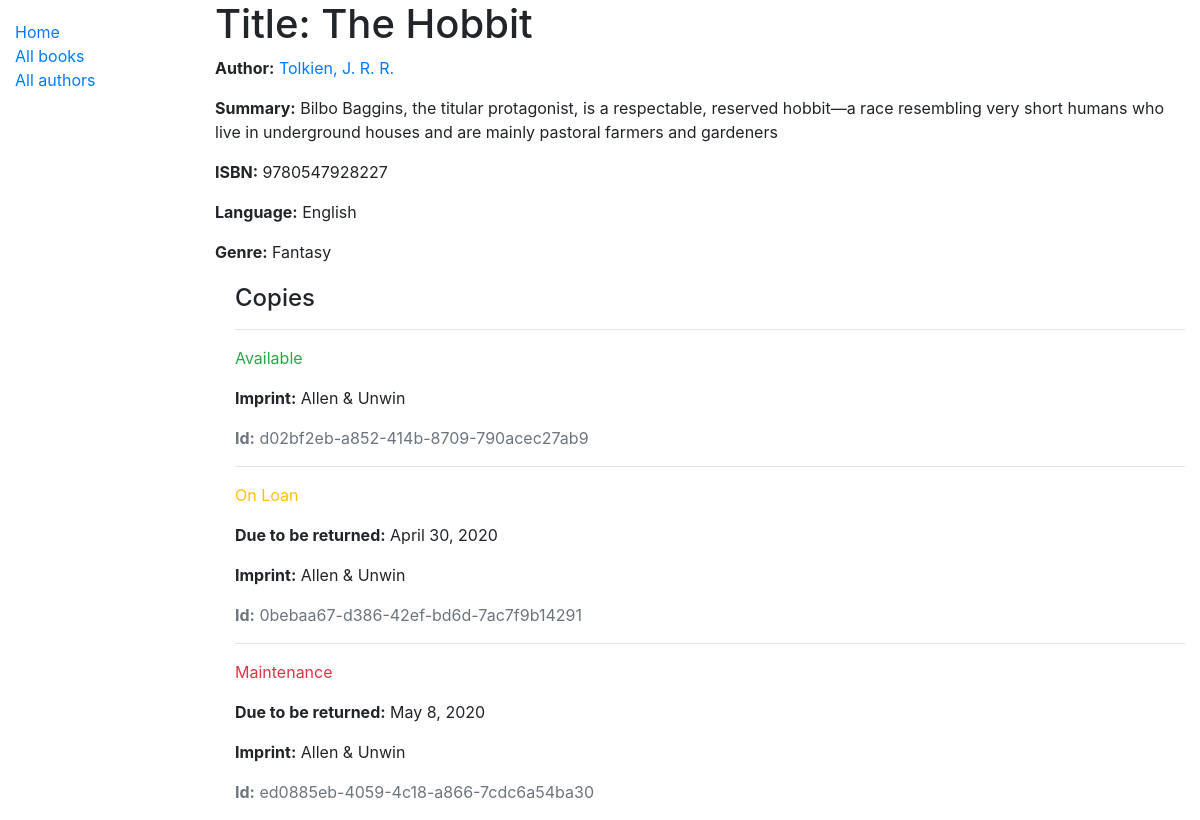
/catalog/book/1, run on the app's committed database.
### catalog/models.py (models this page shows, shortened)
class Book(models.Model):
    title = models.CharField(max_length=200, help_text = "Title of the book")
    author = models.ForeignKey('Author', on_delete=models.SET_NULL, null = True)
    summary = models.TextField(max_length=1000, help_text = 'Enter a brief description of the book')
    isbn = models.CharField('ISBN', max_length=13, help_text='13 Character <a href="https://www.isbn-international.org/content/what-isbn">ISBN number</a>')
    genre = models.ManyToManyField(Genre, help_text='Select a genre for this book')
    language = models.ForeignKey('Language', on_delete=models.SET_NULL, null = True)
    def display_genre(self):
        """Create a string for the Genre. This is required to display genre in Admin.
            Only shows the first three values of genre."""
        return ', '.join(genre.name for genre in self.genre.all()[:3])
    display_genre.short_description = 'Genre'

class Author (models.Model):
    first_name = models.CharField(max_length=100)
    last_name = models.CharField(max_length=100)
    date_of_birth = models.DateField(null=True, blank=True)
    date_of_death = models.DateField('Died', null = True, blank = True)
    class Meta:
        ordering = ['last_name', 'first_name']
    def __str__ (self):
        return f'{self.last_name}, {self.first_name}'

class Language (models.Model):
    name = models.CharField(max_length=200, help_text = 'Enter a language for the book (e.g. French)')
    def __str__ (self):
        return self.name

class Genre (models.Model):
    name = models.CharField(max_length=200, help_text = 'Enter a book genre (e.g. Science Fiction)')
    def __str__ (self):
        return self.name

class BookInstance(models.Model):
    id = models.UUIDField(primary_key=True, default=uuid.uuid4, help_text="Unique ID for this particular book across whole library")
    book = models.ForeignKey('Book', on_delete=models.SET_NULL, null=True)
    imprint = models.CharField(max_length=200, help_text = "Publishing Company")
    due_back = models.DateField(null=True, blank=True, help_text = 'The date the book is due')
    LOAN_STATUS = (
        ('m', 'Maintenance'),
        ('o', 'On Loan'),
        ('a', 'Available'),
        ('r', 'Reserved'),
    )
    status = models.CharField(
        max_length = 1,
        choices = LOAN_STATUS,
        blank = True,
        default = 'm',
        help_text = 'Book availability',
    )
    class Meta:
        ordering = ['due_back']

### catalog/views.py (the view)
# urls.py: path('book/<int:pk>', views.BookDetailView.as_view(), name ='book-detail'),
class BookDetailView(generic.DetailView):
    model = Book

### catalog/templates/catalog/book_detail.html
{% extends "base_generic.html" %}
{% block content %}
  <h1>Title: {{ book.title }}</h1>
  <p><strong>Author:</strong> <a href="">{{ book.author }}</a></p>
  <p><strong>Summary:</strong> {{ book.summary }}</p>
  <p><strong>ISBN:</strong> {{ book.isbn }}</p>
  <p><strong>Language:</strong> {{ book.language }}</p>
  <p><strong>Genre:</strong> {{ book.genre.all|join:", " }}</p>
  <div style="margin-left:20px;margin-top:20px">
    <h4>Copies</h4>
    {% for copy in book.bookinstance_set.all %}
      <hr>
      <p class="{% if copy.status == 'a' %}text-success{% elif copy.status == 'm' %}text-danger{% else %}text-warning{% endif %}">
        {{ copy.get_status_display }}
      </p>
      {% if copy.status != 'a' %}
        <p><strong>Due to be returned:</strong> {{ copy.due_back }}</p>
      {% endif %}
      <p><strong>Imprint:</strong> {{ copy.imprint }}</p>
      <p class="text-muted"><strong>Id:</strong> {{ copy.id }}</p>
    {% endfor %}
  </div>
{% endblock %}

### data on the page
Book: title "The Hobbit", author "Tolkien, J. R. R.", summary "Bilbo Baggins, the titular protagonist, is a respectable, reserved hobbit—a race resembling very short humans who live in underground houses and are mainly pastoral farmers and gardeners", isbn "9780547928227", language "English", genre.all "Fantasy"
BookInstance: status "Available", imprint "Allen & Unwin", id "d02bf2eb-a852-414b-8709-790acec27ab9"
BookInstance: status "On Loan", due_back "April 30, 2020", imprint "Allen & Unwin", id "0bebaa67-d386-42ef-bd6d-7ac7f9b14291"
BookInstance: status "Maintenance", due_back "May 8, 2020", imprint "Allen & Unwin", id "ed0885eb-4059-4c18-a866-7cdc6a54ba30"
